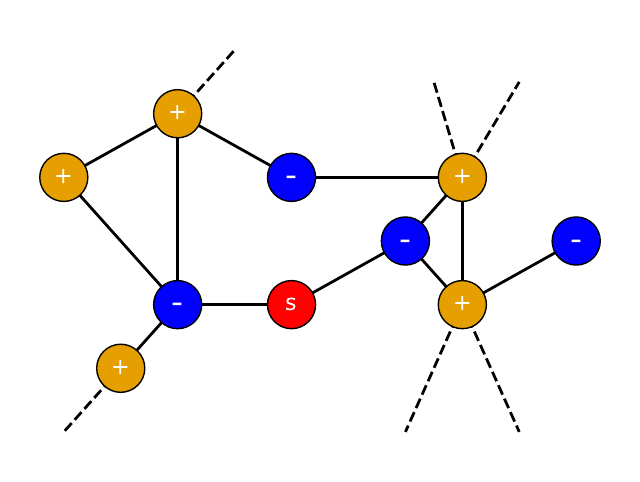

The Python source for this figure:
import networkx as nx
import numpy as np
import matplotlib.pyplot as plt
import os
import sys

# Define the used color palette
cud_palette = [
    '#0101fd',  # Blue
    '#E69F00',  # Orange
    '#000000',  # Black
    '#ff0101',  # Red
    '#0072B2',  # Blue
    '#D55E00',  # Vermilion
    '#CC79A7',  # Reddish Purple
    '#F95C99',  # Reddish Pink
    '#999999',  # Gray
    '#CC61B0',  # Pink
    '#F95C99',  # Reddish Pink
]

fig, ax1 = plt.subplots(figsize=(8,6))

size = 1200

# First draw the open edges
H = nx.Graph()
H.add_node('B', label_name='+', loc=(2,3), color=cud_palette[1], node_size=size, label_size = 16)
H.add_node('F', label_name='+', loc=(1,-1), color=cud_palette[1], node_size=size, label_size = 16)
H.add_node('I', label_name='+', loc=(7,2), color=cud_palette[1], node_size=size, label_size = 16)
H.add_node('H', label_name='+', loc=(7,0), color=cud_palette[1], node_size=size, label_size = 16)

H.add_node('1', loc=(6,-2))
H.add_node('2', loc=(8,-2))
H.add_node('3', loc=(0,-2))
H.add_node('4', loc=(3,4))
H.add_node('5', loc=(6.5,3.5))
H.add_node('6', loc=(8,3.5))

H.add_edge('H', '1', linestyle='dotted')
H.add_edge('H', '2', linestyle='dotted')
H.add_edge('F', '3', linestyle='dotted')
H.add_edge('B', '4', linestyle='dotted')
H.add_edge('I', '5', linestyle='dotted')
H.add_edge('I', '6', linestyle='dotted')

pos = nx.get_node_attributes(H, 'loc')
colors = [ 'white' for node in H.nodes() ]
edge_width = 2

nx.draw_networkx_edges(H, ax=ax1, pos=pos, alpha=1, width=edge_width, style='dashed')


# Then draw the rest of the network
G = nx.Graph()
G.add_node('A', label_name='+', loc=(0,2), color=cud_palette[1], node_size=size, label_size = 16)
G.add_node('B', label_name='+', loc=(2,3), color=cud_palette[1], node_size=size, label_size = 16)
G.add_node('C', label_name='-', loc=(4,2), color=cud_palette[0], node_size=size, label_size = 24)
G.add_node('D', label_name='-', loc=(2,0), color=cud_palette[0], node_size=size, label_size = 24)
G.add_node('E', label_name='s', loc=(4,0), color=cud_palette[3], node_size=size, label_size = 16)
G.add_node('F', label_name='+', loc=(1,-1), color=cud_palette[1], node_size=size, label_size = 16)
G.add_node('G', label_name='-', loc=(6,1), color=cud_palette[0], node_size=size, label_size = 24)
G.add_node('H', label_name='+', loc=(7,0), color=cud_palette[1], node_size=size, label_size = 16)
G.add_node('I', label_name='+', loc=(7,2), color=cud_palette[1], node_size=size, label_size = 16)
G.add_node('J', label_name='-', loc=(9,1), color=cud_palette[0], node_size=size, label_size = 24)

G.add_edge('A', 'B')
G.add_edge('B', 'C')
G.add_edge('A', 'D')
G.add_edge('B', 'D')
G.add_edge('D', 'E')
G.add_edge('D', 'F')
G.add_edge('C', 'I')
G.add_edge('E', 'G')
G.add_edge('G', 'H')
G.add_edge('G', 'I')
G.add_edge('I', 'H')
G.add_edge('H', 'J')

pos = nx.get_node_attributes(G, 'loc')
colors =list(nx.get_node_attributes(G, 'color').values())
node_size = list(nx.get_node_attributes(G, 'node_size').values())
labels = { node: list(nx.get_node_attributes(G, 'label_name').values())[i] for i, node in enumerate(G.nodes()) }
node_font_sizes = {node: list(nx.get_node_attributes(G, 'label_size').values())[i] for i, node in enumerate(G.nodes())}
edge_width = 2

nx.draw(G, pos=pos, ax=ax1, node_color=colors, with_labels=False, linewidths=1, edgecolors='black', node_size=node_size, width=edge_width)

# Draw node labels with individual font sizes
for node, (x, y) in pos.items():
    ax1.text(x, y, labels[node], color='white', fontsize=node_font_sizes[node], ha='center', va='center')

plt.savefig(os.path.join(sys.path[0], 'Figure3.pdf'), dpi=900, transparent=True, bbox_inches='tight')
plt.show()